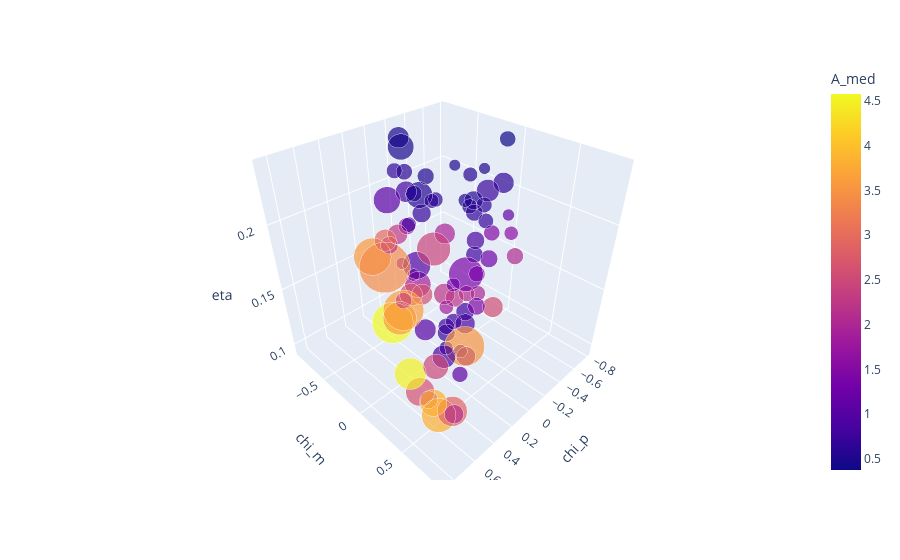

Here is the notebook cell this chart was saved with:
### Code cell
import plotly.express as px
fig = px.scatter_3d(df_mode_3D, x='chi_p', y='chi_m', z='eta',
                    color='A_med', size='A_range_inv', size_max=50,
                    hover_name = 'SXS_num',
                    hover_data = ['A_med', 'A_pred_norm', 'chi_1_z', 'chi_2_z', 'q', 'chi_rem', 'A_range'])
fig.show()
